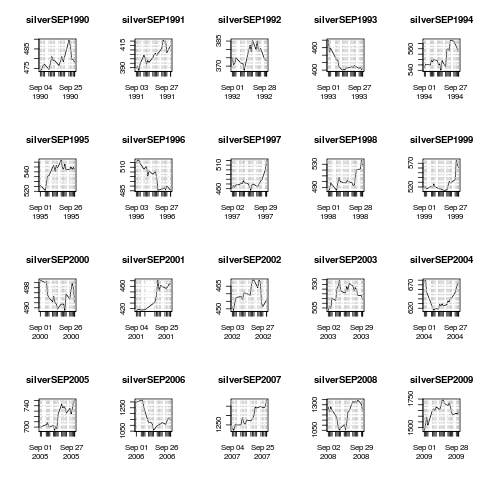

Write the R code that produced this figure.
## getXts:getSection:getManyplots

require(quantmod)

silver <- as.xts(read.zoo("~/Dropbox/DATA/IDXDATA/$SILVER.CSV", sep=",", format ="%m/%d/%Y", header=TRUE))


## silver indexed

silverSEP1990 <- silver ["199009"]
silverSEP1991 <- silver ["199109"]
silverSEP1992 <- silver ["199209"]
silverSEP1993 <- silver ["199309"]
silverSEP1994 <- silver ["199409"]
silverSEP1995 <- silver ["199509"]
silverSEP1996 <- silver ["199609"]
silverSEP1997 <- silver ["199709"]
silverSEP1998 <- silver ["199809"]
silverSEP1999 <- silver ["199909"]
silverSEP2000 <- silver ["200009"]
silverSEP2001 <- silver ["200109"]
silverSEP2002 <- silver ["200209"]
silverSEP2003 <- silver ["200309"]
silverSEP2004 <- silver ["200409"]
silverSEP2005 <- silver ["200509"]
silverSEP2006 <- silver ["200609"]
silverSEP2007 <- silver ["200709"]
silverSEP2008 <- silver ["200809"]
silverSEP2009 <- silver ["200909"]
silverSEP2010 <- silver ["201009"]

## turn on png output device

png("sepSilver.png")

## create multipane plot

par(mfrow=c(4,5))

plot (silverSEP1990)
plot (silverSEP1991)
plot (silverSEP1992)
plot (silverSEP1993)
plot (silverSEP1994)
plot (silverSEP1995)
plot (silverSEP1996)
plot (silverSEP1997)
plot (silverSEP1998)
plot (silverSEP1999)
plot (silverSEP2000)
plot (silverSEP2001)
plot (silverSEP2002)
plot (silverSEP2003)
plot (silverSEP2004)
plot (silverSEP2005)
plot (silverSEP2006)
plot (silverSEP2007)
plot (silverSEP2008)
plot (silverSEP2009)
                 

